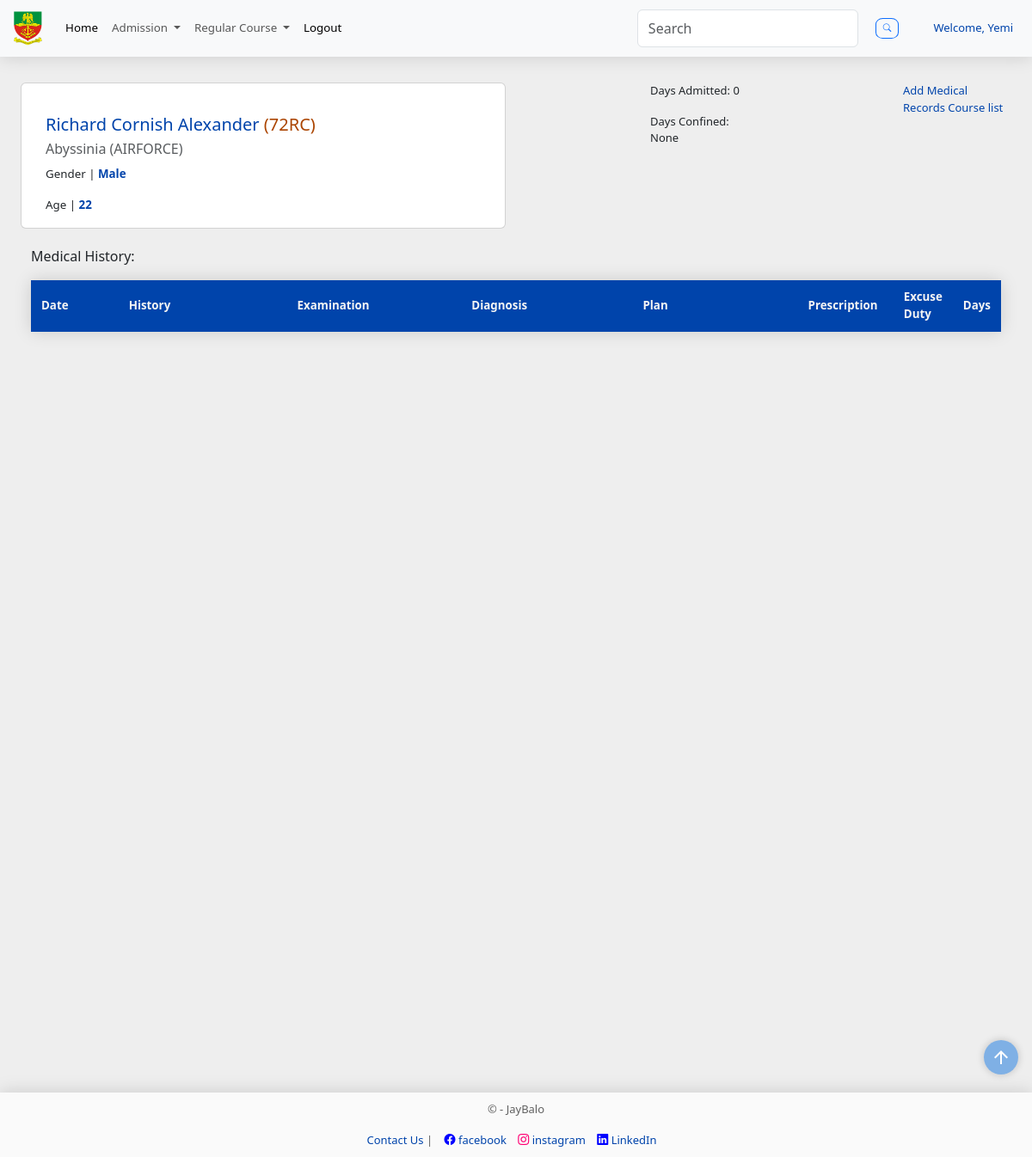
Screenshot of /dashboard/27 (signed in) with the database file from the repository.
### models.py (models this page shows, shortened)
class Staff(db.Model, UserMixin):
    __tablename__ = "staffs"
    staff_id = Column("staff_id", Integer, primary_key=True, autoincrement=True)
    firstname = Column("firstname", String(255), nullable=False)
    middlename = Column("middlename", String(255), nullable=True)
    lastname = Column("lastname", String(255), nullable=False)
    email = Column("email", String(255), nullable=False, unique=True)
    password = Column("password", String(255), nullable=False)
    phone = Column("phone", String(255), nullable=False, unique=True)
    address = Column("address", String(255), nullable=False)
    gender_id = Column("gender_id", ForeignKey('genders.id'), nullable=False)
    gender = relationship('Gender', back_populates='staff')
    role = Column('role', String(50), nullable=False)
    status = Column('status', String(20), nullable=False)
    appointment = Column("appointment", String(255), nullable=False)
    date_of_birth = Column("date_of_birth", Date, nullable=False)
    date_tos = Column("date_tos", Date, nullable=False)
    date_of_joining = Column("date_of_joining", Date, nullable=False, default=date.today)
    visit_id = Column("visit_id", Integer, ForeignKey('visits.id'), nullable=True)

class Cadet(db.Model):
    __tablename__= "cadets"
    id = Column("id", Integer, primary_key=True, autoincrement=True)
    cadet_no = Column("cadet_no", String, unique=True, nullable=False)
    first_name = Column("first_name", String, nullable=False)
    middle_name = Column("middle_name", String, nullable=True)
    last_name = Column("last_name", String, nullable=False)
    religion = Column("religion", String, nullable=False)
    state = Column("state", String, nullable=False)
    lga = Column("lga", String, nullable=False)
    date_of_enlistment = Column("date_of_enlistment", String, nullable=False)
    date_of_birth = Column("date_of_birth", String, nullable=False)
    department_id = Column('department_id', ForeignKey('departments.id'), nullable=False)
    department = relationship('Department', back_populates='cadets')
    bn_id = Column("bn_id", ForeignKey('battalions.id'), nullable=False)
    bn = relationship('Battalion', back_populates='cadet')
    gender_id = Column("gender_id", ForeignKey('genders.id'), nullable=False)
    gender = relationship('Gender', back_populates='cadet')
    service_id = Column("service_id", ForeignKey('services.id'), nullable=False)
    service = relationship('Service', back_populates='cadet')
    regular_id = Column("regular_id", ForeignKey('regular_courses.id'), nullable=False)
    regular_course = relationship('RegularCourse', back_populates='cadet')
    medical = relationship('Medical', back_populates='cadet', lazy='dynamic')
    admission_count = Column("admission_count", Integer, nullable=False, default=0)
    board_status = Column("board_status", String, nullable=False, default='')
    admission_date = Column(Date, nullable=True)  # New field for admission date
    visit = relationship('Visit', back_populates='cadet')
    scores = relationship("Score", back_populates='cadet', uselist=False)
    service_scores = relationship("ServiceScore", back_populates='cadet', uselist=False)
    courses = relationship("Course", back_populates="cadet")
    profile_picture = relationship('ProfilePicture', back_populates='cadet')

class RegularCourse(db.Model):
    __tablename__="regular_courses"
    id = Column("id", Integer, primary_key=True)
    course_no = Column("course_no", Integer, nullable=False)
    cadet = relationship('Cadet', back_populates='regular_course')

class Battalion(db.Model):
    __tablename__="battalions"
    id = Column("id", Integer, primary_key=True, autoincrement=True)
    bn = Column("bn", String, nullable=False)
    cadet = relationship('Cadet', back_populates='bn')

class Service(db.Model):
    __tablename__="services"
    id = Column('id', Integer, primary_key=True)
    service_type = Column('service_type', String, nullable=False)
    service_subjects = relationship('ServiceSubject', back_populates='service')
    cadet = relationship('Cadet', back_populates='service')

class Gender(db.Model):
    __tablename__="genders"
    id = Column("id", Integer, primary_key=True)
    gender_type = Column("gender_type", String, nullable=False)
    staff = relationship('Staff', back_populates='gender')
    cadet = relationship('Cadet', back_populates='gender')

### main.py (the view)
@app.route("/dashboard/<int:id>", methods=["GET","POST"])
@login_required
def student_info(id):
    search_form = SearchForm()
    page = request.args.get("page", 1, type=int)
    per_page = 20
    cadet_medical_records = session.query(Medical).filter(Medical.cadet_id==id).all()
    cadet_records = session.query(Cadet).filter(Cadet.id==id).first()
    profile_pics = session.query(ProfilePicture).filter(ProfilePicture.cadet_id==id).first()
    days_confined = session.query(func.sum(Medical.excuse_duty_days)).filter(
        Medical.cadet_id==id,
        Medical.excuse_duty=="confinement"
        ).scalar()
    try:
        selected_cadet = session.query(Cadet).join(Battalion).filter(Cadet.id == id, Cadet.bn_id == Battalion.id).first()
        dob_str = selected_cadet.date_of_birth
        doe_str = selected_cadet.date_of_enlistment
        dob_obj = datetime.strptime(dob_str, '%Y-%m-%d')
        doe_obj = datetime.strptime(doe_str, '%Y-%m-%d')
        dob_year = dob_obj.year
        current_year = datetime.now().year
        cadet_age = current_year - dob_year
        formatted_dob = dob_obj.strftime('%d %B %Y').lstrip('0').replace(' 0', ' ')
        formatted_doe = doe_obj.strftime('%d %B %Y').lstrip('0').replace(' 0', ' ')
    except NoResultFound:
        return "Cadet not found", 404
    except ValueError as e:
        return f"Error: {e}", 500
    return render_template("dashboard.html",
                               search_form=search_form,
                               selected_cadet=selected_cadet,
                               profile_pics=profile_pics,
                               rows=cadet_medical_records,
                               days_confined=days_confined,
                               cadet_records=cadet_records,
                               cadet_age=cadet_age,
                               formatted_dob=formatted_dob,
                               formatted_doe=formatted_doe,
                               page=page,
                               per_page=per_page
                               )

### forms.py
class SearchForm(FlaskForm):
    searched = StringField('Searched', validators=[DataRequired() ])
    submit = SubmitField('Search')

### main.py (called while the page is built)
@app.context_processor
def base():
    form = SearchForm()
    course = regular_courses() # Assuming this returns a dictionary
    return {
        'form_dict': dict(form=form),
        'course_dict': course,
        }

@login_manager.user_loader
def load_user(staff_id):
    staff = session.get(Staff, int(staff_id))
    session.close() # Close the session after use
    return staff

### utils.py (called while the page is built)
def regular_courses():
    course = db.session.query(RegularCourse).all()
    course_dict = {}
    for course_object in course:
        key = course_object.id
        course_dict[key] = [course_object.course_no]
    return course_dict

### templates/dashboard.html (shortened to what this page needs)
<!DOCTYPE html>
{% extends "base.html" %}
{% block content %}
<div style="height: 1100px" class="container-fluid">
  <div
    style="display: flex; flex-wrap: wrap; justify-content: space-between"
    class="row"
  >
    <div class="col-md-6 col-sm-8">
      <div class="card" style="margin-bottom: 20px;">
        <div
          style="margin: 0; display: flex; justify-content: space-between"
          class="row"
        >
          <div class="col-md-8">
            <div class="card-body">
              <h5 style="color: rgb(0, 68, 171)" class="card-title">
                {{ selected_cadet.first_name + ' ' + selected_cadet.middle_name
                + ' ' + selected_cadet.last_name }}
                <a
                  href="{{ url_for('select_course', id=selected_cadet.regular_course.id)}}"
                  style="color: rgb(171, 68, 0)"
                  >({{ selected_cadet.regular_course.course_no }}RC)</a
                >
              </h5>
              <p class="card-subtitle mb-2 text-body-secondary">
                {{selected_cadet.bn.bn.capitalize() }} ({{
                selected_cadet.service.service_type.upper() }})
              </p>
              <p style="font-size: smaller" class="card-text">
                Gender |
                <b style="color: rgb(0, 68, 171)"
                  >{{ selected_cadet.gender.gender_type.capitalize() }}</b
                >
              </p>
              <p style="font-size: smaller" class="card-text">
                Age |
                <b style="color: rgb(0, 68, 171)">{{ cadet_age }}</b>
              </p>
            </div>
          </div>
        </div>
      </div>
    </div>
    <div class="col" style="max-width: 150px; font-size: small">
      <p>Days Admitted: {{ selected_cadet.admission_count }}</p>
      <p>Days Confined: {{ days_confined }}</p>
    </div>
    <div class="col" style="max-width: 150px; font-size: small">
      <a
        type="btn"
        href="{{ url_for('add_medical_record', id=selected_cadet.id) }}"
        class="card-link"
        >Add Medical Records</a
      >
      <a
        type="btn"
        href="{{ url_for('select_course', id=selected_cadet.regular_course.id)}}"
        class="card-link"
        >Course list</a
      >
    </div>
  </div>
  <div style="margin: 0;" class="container-fluid">
    <div style="margin: 0;" id="autocomplete-suggestions" class="autocomplete-suggestions">
      <p>Medical History:</p>
      <div style="margin: 0; padding: 0;" class="">
        <table style="margin: 0;" class="custom-table table-sm table-hover table-borderless">
          <thead style="font-size: smaller;">
            <tr>
              <th style="width: 10%" scope="col">Date</th>
              <th style="width: 20%" scope="col">History</th>
              <th style="width: 20%" scope="col">Examination</th>
              <th style="width: 20%" scope="col">Diagnosis</th>
              <th style="width: 20%" scope="col">Plan</th>
              <th style="width: 20%" scope="col">Prescription</th>
              <th style="width: 20%" scope="col">Excuse Duty</th>
              <th style="width: 20%" scope="col">Days</th>
            </tr>
          </thead>
        </table>
      </div>
    </div>
  </div>
</div>
 {% endblock %}

### templates/navbar.html (shortened to what this page needs)
<!DOCTYPE html>
<nav
  class="navbar bg-light navbar-expand-lg bg-body-primary"
  data-bs-theme="light"
>
  <div class="container-fluid">
    <a class="navbar-brand" href="/"
      ><img
        id="nda-logo"
        src="{{ url_for('static', filename='images/nda_logo.png') }}"
        alt="nda-logo"
    /></a>
    <div class="collapse navbar-collapse" id="navbarSupportedContent">
      <ul style="font-size: smaller" class="navbar-nav me-auto mb-2 mb-lg-0">
        <li class="nav-item">
          <a
            class="nav-link active"
            aria-current="page"
            href="{{ url_for('home') }}"
            >Home</a
          >
        </li>
        {% if current_user.is_authenticated %}
        <li class="nav-item dropdown">
          <a
            class="nav-link dropdown-toggle"
            href="#"
            role="button"
            data-bs-toggle="dropdown"
            aria-expanded="false"
          >
            Admission
          </a>
        </li>
        <li class="nav-item dropdown">
          <a
            class="nav-link dropdown-toggle"
            href="#"
            role="button"
            data-bs-toggle="dropdown"
            aria-expanded="false"
          >
            Regular Course
          </a>
        </li>
        <li class="nav-item">
          <a
            class="nav-link active"
            aria-current="page"
            href="{{ url_for('logout') }}" onclick="return confirmLogout()"
            >Logout</a
          >
        </li>
        {% endif %}
      </ul>
      <form
        class="d-flex"
        name="searchForm"
        method="POST"
        action="{{ url_for('search') }}"
        role="search"
      >
        {{ search_form.csrf_token }} {{ search_form.searched(id="searched",
        class="form-control input-sm", type="search", placeholder="Search",
        aria_label="Search", oninput="autocompleteSearch()") }}
        <button class="btn btn-outline-primary btn-sm" style="border-radius: 30%; font-size: .6rem; margin-left: 20px; --bs-btn-padding-y: .25rem; --bs-btn-padding-x: .5rem; --bs-btn-font-size: .75rem;">
          <i class="bi bi-search"></i>
        </button>
      </form>
      {% if current_user.is_authenticated %}
      <div class="div">
        <li style="list-style-type: none; padding: 10px; font-size: small; margin-left: 20px;" class="nav-item">
          <a href="{{ url_for('doctor_dashboard') }}">Welcome, {{ current_user.firstname.title() }}</a>
        </li>
      </div>
      {% endif %}
    </div>
  </div>
</nav>

### static/styles.css (style rules this page uses)
html { scroll-behavior: smooth; }
body { margin: 0; padding: 0; background-color: #eeeeee; min-height: 100vh; display: flex; flex-direction: column; height: auto; margin-bottom: 50px; }
ul { list-style-type: none; }
.row { padding-top: 20px; }
#nda-logo { width: 40px; }
.col { width: fit-content; min-width: min-content; }
button { font-size: 12px; margin: 10px; }
table { width: 100%; background-color: #fafafa; border-radius: 5px 5px 0 0; }
.custom-table { border-collapse: collapse; margin: 0; font-size: 1em; width: fit-content; border-radius: 5px 5px 0 0; box-shadow: 0 0 20px rgba(0, 0, 0, 0.15); }
.custom-table thead tr { background-color: rgb(0, 68, 171); color: #f4f4f4; text-align: left; font-weight: 600; position: sticky; top: 0; }
.custom-table th, .content-table td { padding: 10px 12px; }
a { text-decoration: none; color: rgb(0, 68, 171); }
nav { margin-bottom: 10px; display: flex; color: rgb(0, 68, 171); background-color: #fafafa; justify-content: space-between; align-items: center; box-shadow: 0 0 20px rgba(0, 0, 0, 0.15); }
.card-body { padding: 1em; }
.card-link { color: rgb(0, 68, 171); }

### rows the page displays
Staff: firstname "Yemi"
Cadet: first_name+middle_name+last_name "Richard Cornish Alexander", admission_count "0"
RegularCourse: regular_course.course_no "72"
Battalion: bn.bn "Abyssinia"
Service: service.service_type "AIRFORCE"
Gender: gender.gender_type "Male"

### other values shown
{{ days_confined }} "None"
